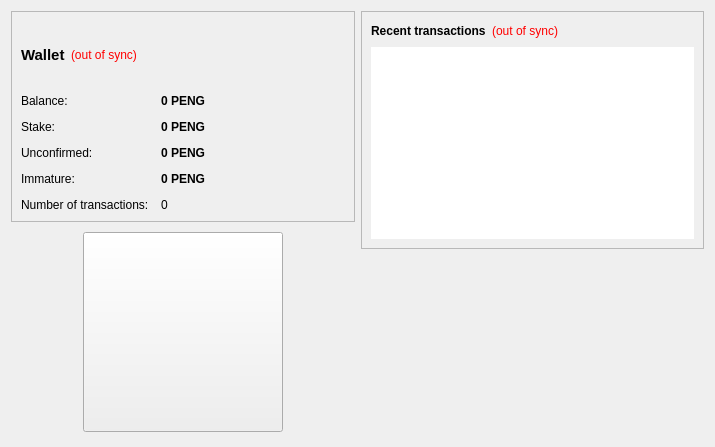
<?xml version="1.0" encoding="UTF-8"?>
<ui version="4.0">
 <class>OverviewPage</class>
 <widget class="QWidget" name="OverviewPage">
  <property name="geometry">
   <rect>
    <x>0</x>
    <y>0</y>
    <width>715</width>
    <height>447</height>
   </rect>
  </property>
  <property name="font">
   <font>
    <family>Ubuntu</family>
   </font>
  </property>
  <property name="windowTitle">
   <string>Form</string>
  </property>
  <layout class="QHBoxLayout" name="horizontalLayout" stretch="1,1">
   <item>
    <layout class="QVBoxLayout" name="verticalLayout_2">
     <item>
      <widget class="QFrame" name="frame">
       <property name="minimumSize">
        <size>
         <width>0</width>
         <height>211</height>
        </size>
       </property>
       <property name="maximumSize">
        <size>
         <width>16777215</width>
         <height>211</height>
        </size>
       </property>
       <property name="frameShape">
        <enum>QFrame::StyledPanel</enum>
       </property>
       <property name="frameShadow">
        <enum>QFrame::Raised</enum>
       </property>
       <layout class="QVBoxLayout" name="verticalLayout_4">
        <item>
         <layout class="QHBoxLayout" name="horizontalLayout_4">
          <property name="sizeConstraint">
           <enum>QLayout::SetFixedSize</enum>
          </property>
          <item>
           <widget class="QLabel" name="label_5">
            <property name="font">
             <font>
              <pointsize>11</pointsize>
              <weight>75</weight>
              <bold>true</bold>
             </font>
            </property>
            <property name="text">
             <string>Wallet</string>
            </property>
           </widget>
          </item>
          <item>
           <widget class="QLabel" name="labelWalletStatus">
            <property name="toolTip">
             <string>The displayed information may be out of date. Your wallet automatically synchronizes with the PenguinCoin network after a connection is established, but this process has not completed yet.</string>
            </property>
            <property name="styleSheet">
             <string notr="true">QLabel { color: red; }</string>
            </property>
            <property name="text">
             <string notr="true">(out of sync)</string>
            </property>
            <property name="alignment">
             <set>Qt::AlignLeading|Qt::AlignLeft|Qt::AlignVCenter</set>
            </property>
           </widget>
          </item>
          <item>
           <spacer name="horizontalSpacer_2">
            <property name="orientation">
             <enum>Qt::Horizontal</enum>
            </property>
            <property name="sizeHint" stdset="0">
             <size>
              <width>40</width>
              <height>20</height>
             </size>
            </property>
           </spacer>
          </item>
         </layout>
        </item>
        <item>
         <layout class="QFormLayout" name="formLayout_2">
          <property name="sizeConstraint">
           <enum>QLayout::SetFixedSize</enum>
          </property>
          <property name="fieldGrowthPolicy">
           <enum>QFormLayout::AllNonFixedFieldsGrow</enum>
          </property>
          <property name="horizontalSpacing">
           <number>12</number>
          </property>
          <property name="verticalSpacing">
           <number>12</number>
          </property>
          <item row="0" column="0">
           <widget class="QLabel" name="label">
            <property name="text">
             <string>Balance:</string>
            </property>
           </widget>
          </item>
          <item row="0" column="1">
           <widget class="QLabel" name="labelBalance">
            <property name="font">
             <font>
              <weight>75</weight>
              <bold>true</bold>
             </font>
            </property>
            <property name="cursor">
             <cursorShape>IBeamCursor</cursorShape>
            </property>
            <property name="toolTip">
             <string>Your current balance</string>
            </property>
            <property name="text">
             <string notr="true">0 PENG</string>
            </property>
            <property name="textInteractionFlags">
             <set>Qt::LinksAccessibleByMouse|Qt::TextSelectableByKeyboard|Qt::TextSelectableByMouse</set>
            </property>
           </widget>
          </item>
          <item row="1" column="0">
           <widget class="QLabel" name="label_6">
            <property name="text">
             <string>Stake:</string>
            </property>
           </widget>
          </item>
          <item row="1" column="1">
           <widget class="QLabel" name="labelStake">
            <property name="font">
             <font>
              <weight>75</weight>
              <bold>true</bold>
             </font>
            </property>
            <property name="cursor">
             <cursorShape>IBeamCursor</cursorShape>
            </property>
            <property name="toolTip">
             <string>Total of coins that was staked, and do not yet count toward the current balance</string>
            </property>
            <property name="text">
             <string notr="true">0 PENG</string>
            </property>
            <property name="textInteractionFlags">
             <set>Qt::LinksAccessibleByMouse|Qt::TextSelectableByKeyboard|Qt::TextSelectableByMouse</set>
            </property>
           </widget>
          </item>
          <item row="2" column="0">
           <widget class="QLabel" name="label_3">
            <property name="text">
             <string>Unconfirmed:</string>
            </property>
           </widget>
          </item>
          <item row="2" column="1">
           <widget class="QLabel" name="labelUnconfirmed">
            <property name="font">
             <font>
              <weight>75</weight>
              <bold>true</bold>
             </font>
            </property>
            <property name="cursor">
             <cursorShape>IBeamCursor</cursorShape>
            </property>
            <property name="toolTip">
             <string>Total of transactions that have yet to be confirmed, and do not yet count toward the current balance</string>
            </property>
            <property name="text">
             <string notr="true">0 PENG</string>
            </property>
            <property name="textInteractionFlags">
             <set>Qt::LinksAccessibleByMouse|Qt::TextSelectableByKeyboard|Qt::TextSelectableByMouse</set>
            </property>
           </widget>
          </item>
          <item row="3" column="0">
           <widget class="QLabel" name="labelImmatureText">
            <property name="text">
             <string>Immature:</string>
            </property>
           </widget>
          </item>
          <item row="3" column="1">
           <widget class="QLabel" name="labelImmature">
            <property name="font">
             <font>
              <weight>75</weight>
              <bold>true</bold>
             </font>
            </property>
            <property name="toolTip">
             <string>Mined balance that has not yet matured</string>
            </property>
            <property name="text">
             <string notr="true">0 PENG</string>
            </property>
            <property name="textInteractionFlags">
             <set>Qt::LinksAccessibleByMouse|Qt::TextSelectableByKeyboard|Qt::TextSelectableByMouse</set>
            </property>
           </widget>
          </item>
          <item row="4" column="0">
           <widget class="QLabel" name="label_2">
            <property name="text">
             <string>Number of transactions:</string>
            </property>
           </widget>
          </item>
          <item row="4" column="1">
           <widget class="QLabel" name="labelNumTransactions">
            <property name="toolTip">
             <string>Total number of transactions in wallet</string>
            </property>
            <property name="text">
             <string notr="true">0</string>
            </property>
           </widget>
          </item>
         </layout>
        </item>
       </layout>
      </widget>
     </item>
     <item>
      <widget class="QWidget" name="LogoWidget" native="true">
       <layout class="QVBoxLayout" name="verticalLayout_6">
        <property name="spacing">
         <number>0</number>
        </property>
        <property name="margin">
         <number>0</number>
        </property>
        <item>
         <layout class="QHBoxLayout" name="horizontalLayout_3">
          <property name="spacing">
           <number>1</number>
          </property>
          <item>
           <spacer name="horizontalSpacer_3">
            <property name="orientation">
             <enum>Qt::Horizontal</enum>
            </property>
            <property name="sizeHint" stdset="0">
             <size>
              <width>40</width>
              <height>20</height>
             </size>
            </property>
           </spacer>
          </item>
          <item>
           <widget class="QPushButton" name="HomeButton">
            <property name="minimumSize">
             <size>
              <width>200</width>
              <height>200</height>
             </size>
            </property>
            <property name="maximumSize">
             <size>
              <width>200</width>
              <height>200</height>
             </size>
            </property>
            <property name="cursor">
             <cursorShape>PointingHandCursor</cursorShape>
            </property>
            <property name="toolTip">
             <string> Click to go to PenguinCoin Home page. </string>
            </property>
            <property name="icon">
             <iconset resource="../bitcoin.qrc">
              <normaloff>:/images/backg</normaloff>
              <normalon>:/images/backg</normalon>:/images/backg</iconset>
            </property>
            <property name="iconSize">
             <size>
              <width>200</width>
              <height>200</height>
             </size>
            </property>
            <property name="flat">
             <bool>false</bool>
            </property>
           </widget>
          </item>
          <item>
           <spacer name="horizontalSpacer_4">
            <property name="orientation">
             <enum>Qt::Horizontal</enum>
            </property>
            <property name="sizeHint" stdset="0">
             <size>
              <width>40</width>
              <height>20</height>
             </size>
            </property>
           </spacer>
          </item>
         </layout>
        </item>
       </layout>
      </widget>
     </item>
    </layout>
   </item>
   <item>
    <layout class="QVBoxLayout" name="verticalLayout_3">
     <item>
      <widget class="QFrame" name="frame_2">
       <property name="frameShape">
        <enum>QFrame::StyledPanel</enum>
       </property>
       <property name="frameShadow">
        <enum>QFrame::Raised</enum>
       </property>
       <layout class="QVBoxLayout" name="verticalLayout">
        <item>
         <layout class="QHBoxLayout" name="horizontalLayout_2">
          <item>
           <widget class="QLabel" name="label_4">
            <property name="text">
             <string>&lt;b&gt;Recent transactions&lt;/b&gt;</string>
            </property>
           </widget>
          </item>
          <item>
           <widget class="QLabel" name="labelTransactionsStatus">
            <property name="toolTip">
             <string>The displayed information may be out of date. Your wallet automatically synchronizes with the PenguinCoin network after a connection is established, but this process has not completed yet.</string>
            </property>
            <property name="styleSheet">
             <string notr="true">QLabel { color: red; }</string>
            </property>
            <property name="text">
             <string notr="true">(out of sync)</string>
            </property>
            <property name="alignment">
             <set>Qt::AlignRight|Qt::AlignTrailing|Qt::AlignVCenter</set>
            </property>
           </widget>
          </item>
          <item>
           <spacer name="horizontalSpacer">
            <property name="orientation">
             <enum>Qt::Horizontal</enum>
            </property>
            <property name="sizeHint" stdset="0">
             <size>
              <width>40</width>
              <height>20</height>
             </size>
            </property>
           </spacer>
          </item>
         </layout>
        </item>
        <item>
         <widget class="QListView" name="listTransactions">
          <property name="frameShape">
           <enum>QFrame::NoFrame</enum>
          </property>
          <property name="verticalScrollBarPolicy">
           <enum>Qt::ScrollBarAlwaysOff</enum>
          </property>
          <property name="horizontalScrollBarPolicy">
           <enum>Qt::ScrollBarAlwaysOff</enum>
          </property>
          <property name="selectionMode">
           <enum>QAbstractItemView::NoSelection</enum>
          </property>
         </widget>
        </item>
       </layout>
      </widget>
     </item>
     <item>
      <spacer name="verticalSpacer_2">
       <property name="orientation">
        <enum>Qt::Vertical</enum>
       </property>
       <property name="sizeHint" stdset="0">
        <size>
         <width>20</width>
         <height>40</height>
        </size>
       </property>
      </spacer>
     </item>
    </layout>
   </item>
  </layout>
 </widget>
 <resources>
  <include location="../bitcoin.qrc"/>
 </resources>
 <connections/>
</ui>
